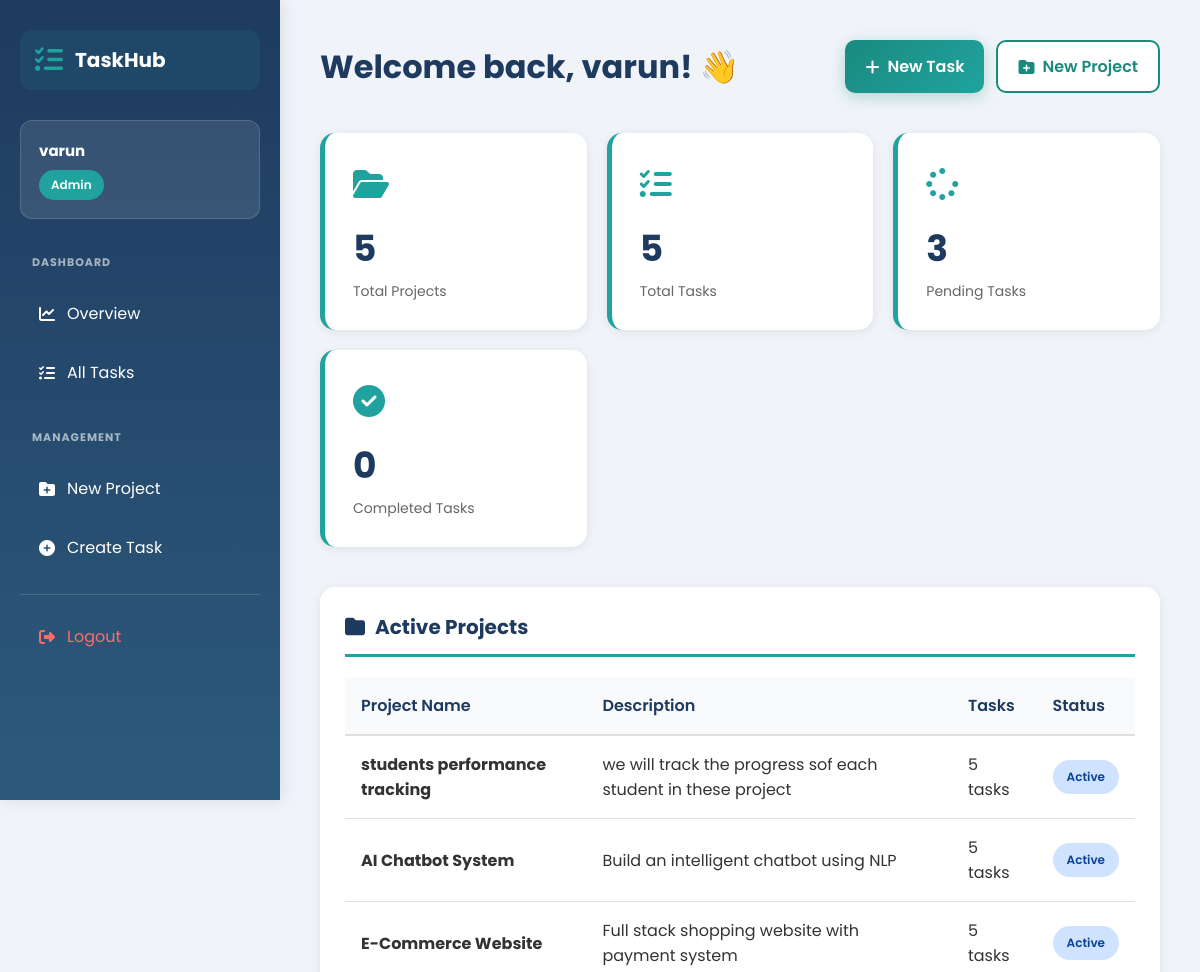
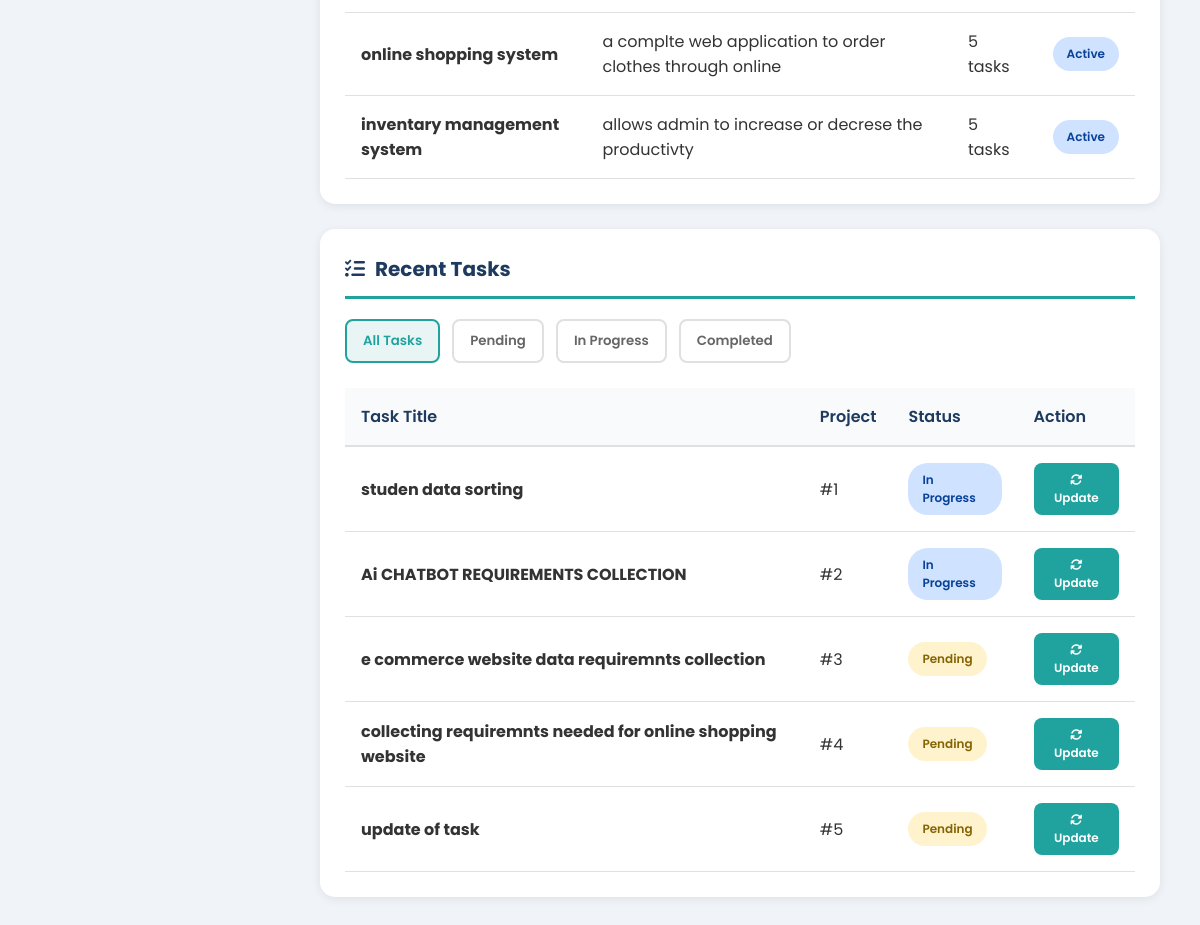
Page /dashboard (signed in) on the committed database (2 pictures, top to bottom).
### models.py (models this page shows)
class Project(db.Model):
    id = db.Column(db.Integer, primary_key=True)
    name = db.Column(db.String(100))
    description = db.Column(db.String(200))
    user_id = db.Column(db.Integer, db.ForeignKey('user.id'))

class Task(db.Model):
    id = db.Column(db.Integer, primary_key=True)
    title = db.Column(db.String(100))
    description = db.Column(db.String(200))
    status = db.Column(db.String(20), default="Pending")
    project_id = db.Column(db.Integer, db.ForeignKey('project.id'))
    assigned_to = db.Column(db.Integer, db.ForeignKey('user.id'))

### app.py (the view)
@app.route("/dashboard")
def dashboard():
    if 'user_id' not in session:
        return redirect("/login")
    projects = Project.query.all()
    tasks = Task.query.all()
    return render_template(
        "dashboard.html",
        name=session['name'],
        role=session['role'],
        projects=projects,
        tasks=tasks,
        total_projects=Project.query.count(),
        total_tasks=Task.query.count(),
        pending_tasks=Task.query.filter_by(status="Pending").count(),
        completed_tasks=Task.query.filter_by(status="Completed").count()
    )

### templates/dashboard.html (shortened to what this page needs)
<!DOCTYPE html>
<html>
<head>
    <link rel="stylesheet" href="https://cdnjs.cloudflare.com/ajax/libs/font-awesome/6.5.0/css/all.min.css">
</head>
<body>
<div class="sidebar">
    <div class="sidebar-header">
        <i class="fas fa-tasks"></i>
        <h2>TaskHub</h2>
    </div>
    <div class="user-card">
        <div class="name">{{ name }}</div>
        <span class="user-badge">{{ role }}</span>
    </div>
    <div class="nav-section">
        <div class="nav-title">Dashboard</div>
        <a href="/dashboard"><i class="fas fa-chart-line"></i> Overview</a>
        <a href="/tasks"><i class="fas fa-list-check"></i> All Tasks</a>
    </div>
    {% if role == 'Admin' %}
        <div class="nav-section">
            <div class="nav-title">Management</div>
            <a href="/create_project"><i class="fas fa-folder-plus"></i> New Project</a>
            <a href="/create_task"><i class="fas fa-plus-circle"></i> Create Task</a>
        </div>
    {% endif %}
    <hr>
    <div class="nav-section">
        <a href="/logout" style="color: #ff6b6b;"><i class="fas fa-sign-out-alt"></i> Logout</a>
    </div>
</div>
<div class="main">
    <div class="header">
        <div>
            <h1>Welcome back, {{ name }}! 👋</h1>
        </div>
        {% if role == 'Admin' %}
            <div class="header-actions">
                <a href="/create_task" class="btn btn-primary">
                    <i class="fas fa-plus"></i> New Task
                </a>
                <a href="/create_project" class="btn btn-secondary">
                    <i class="fas fa-folder-plus"></i> New Project
                </a>
            </div>
        {% endif %}
    </div>
    <div class="stats-grid">
        <div class="stat-card">
            <div class="stat-icon"><i class="fas fa-folder-open"></i></div>
            <div class="stat-value">{{ total_projects }}</div>
            <div class="stat-label">Total Projects</div>
        </div>
        <div class="stat-card">
            <div class="stat-icon"><i class="fas fa-tasks"></i></div>
            <div class="stat-value">{{ total_tasks }}</div>
            <div class="stat-label">Total Tasks</div>
        </div>
        <div class="stat-card">
            <div class="stat-icon"><i class="fas fa-spinner"></i></div>
            <div class="stat-value">{{ pending_tasks }}</div>
            <div class="stat-label">Pending Tasks</div>
        </div>
        <div class="stat-card">
            <div class="stat-icon"><i class="fas fa-check-circle"></i></div>
            <div class="stat-value">{{ completed_tasks }}</div>
            <div class="stat-label">Completed Tasks</div>
        </div>
    </div>
    {% if projects %}
        <div class="section">
            <div class="section-title">
                <i class="fas fa-folder"></i> Active Projects
            </div>
            <table>
                <thead>
                    <tr>
                        <th>Project Name</th>
                        <th>Description</th>
                        <th>Tasks</th>
                        <th>Status</th>
                    </tr>
                </thead>
                <tbody>
                    {% for project in projects %}
                        <tr>
                            <td><strong>{{ project.name }}</strong></td>
                            <td>{{ project.description if project.description else 'No description' }}</td>
                            <td><span class="status-badge">{{ tasks|length }} tasks</span></td>
                            <td><span class="status status-in-progress">Active</span></td>
                        </tr>
                    {% endfor %}
                </tbody>
            </table>
        </div>
    {% endif %}
    {% if tasks %}
        <div class="section">
            <div class="section-title">
                <i class="fas fa-list-check"></i> Recent Tasks
            </div>
            <div class="filters">
                <button class="filter-btn active" onclick="filterTasks('all')">All Tasks</button>
                <button class="filter-btn" onclick="filterTasks('Pending')">Pending</button>
                <button class="filter-btn" onclick="filterTasks('In Progress')">In Progress</button>
                <button class="filter-btn" onclick="filterTasks('Completed')">Completed</button>
            </div>
            <table>
                <thead>
                    <tr>
                        <th>Task Title</th>
                        <th>Project</th>
                        <th>Status</th>
                        <th>Action</th>
                    </tr>
                </thead>
                <tbody id="taskTableBody">
                    {% for task in tasks[:15] %}
                        <tr class="task-row" data-status="{{ task.status }}">
                            <td><strong>{{ task.title }}</strong></td>
                            <td>#{{ task.project_id }}</td>
                            <td><span class="status status-{{ task.status.lower().replace(' ', '-') }}">{{ task.status }}</span></td>
                            <td><button class="action-btn" onclick="toggleTask({{ task.id }})"><i class="fas fa-sync"></i> Update</button></td>
                        </tr>
                    {% endfor %}
                </tbody>
            </table>
        </div>
    {% endif %}
</div>
</body>
</html>

### templates/dashboard.html (style rules this page uses)
* { margin: 0; padding: 0; box-sizing: border-box; font-family: 'Poppins', sans-serif; }
body { min-height: 100vh; background: #f0f4f8; display: flex; }
.sidebar { width: 280px; background: linear-gradient(180deg, #1e3a5f 0%, #2d5a7b 100%); color: white; padding: 30px 20px; box-shadow: 2px 0 15px rgba(0, 0, 0, 0.1); position: fixed; height: 100vh; overflow-y: auto; }
.sidebar-header { display: flex; align-items: center; gap: 12px; margin-bottom: 30px; padding: 15px; background: rgba(32, 163, 158, 0.1); border-radius: 12px; }
.sidebar-header i { font-size: 28px; color: #20a39e; }
.sidebar-header h2 { font-size: 20px; font-weight: 700; }
.user-card { background: rgba(255, 255, 255, 0.1); padding: 18px; border-radius: 12px; margin-bottom: 25px; border: 1px solid rgba(255, 255, 255, 0.15); }
.user-card .name { font-weight: 700; font-size: 15px; margin-bottom: 8px; }
.user-badge { display: inline-block; background: #20a39e; color: white; padding: 6px 12px; border-radius: 20px; font-size: 12px; font-weight: 600; }
.nav-section { margin-bottom: 20px; }
.nav-title { font-size: 11px; color: rgba(255, 255, 255, 0.6); text-transform: uppercase; letter-spacing: 1px; padding: 10px 12px; font-weight: 700; }
.sidebar a { display: flex; align-items: center; gap: 12px; padding: 14px 16px; margin: 6px 0; color: white; text-decoration: none; border-radius: 10px; transition: 0.3s; border-left: 3px solid transparent; }
.sidebar hr { border: none; border-top: 1px solid rgba(255, 255, 255, 0.15); margin: 15px 0; }
.main { flex: 1; margin-left: 280px; padding: 40px; overflow-y: auto; }
.header { display: flex; justify-content: space-between; align-items: center; margin-bottom: 40px; flex-wrap: wrap; gap: 20px; }
.header h1 { font-size: 32px; color: #1e3a5f; font-weight: 700; }
.header-actions { display: flex; gap: 12px; }
.btn { padding: 12px 20px; border: none; border-radius: 10px; cursor: pointer; font-weight: 600; transition: 0.3s; display: flex; align-items: center; gap: 8px; text-decoration: none; }
.btn-primary { background: linear-gradient(135deg, #1a8a7f 0%, #20a39e 100%); color: white; box-shadow: 0 4px 15px rgba(26, 138, 127, 0.3); }
.btn-secondary { background: white; color: #1a8a7f; border: 2px solid #1a8a7f; }
.stats-grid { display: grid; grid-template-columns: repeat(auto-fit, minmax(240px, 1fr)); gap: 20px; margin-bottom: 40px; }
.stat-card { background: white; padding: 28px; border-radius: 15px; box-shadow: 0 2px 10px rgba(0, 0, 0, 0.08); border-left: 5px solid #20a39e; transition: 0.3s; }
.stat-icon { font-size: 32px; color: #20a39e; margin-bottom: 12px; }
.stat-value { font-size: 36px; font-weight: 700; color: #1e3a5f; margin-bottom: 5px; }
.stat-label { font-size: 14px; color: #666; }
.filters { display: flex; gap: 12px; margin-bottom: 25px; flex-wrap: wrap; }
.filter-btn { padding: 10px 16px; border: 2px solid #e0e0e0; background: white; border-radius: 8px; cursor: pointer; transition: 0.3s; font-weight: 600; color: #666; }
.filter-btn:hover, .filter-btn.active { border-color: #20a39e; background: #e8f5f4; color: #20a39e; }
.section { background: white; border-radius: 15px; padding: 25px; margin-bottom: 25px; box-shadow: 0 2px 10px rgba(0, 0, 0, 0.08); }
.section-title { font-size: 20px; color: #1e3a5f; margin-bottom: 20px; font-weight: 700; display: flex; align-items: center; gap: 10px; border-bottom: 3px solid #20a39e; padding-bottom: 12px; }
table { width: 100%; border-collapse: collapse; }
th { background: #f8fafb; padding: 16px; text-align: left; font-weight: 600; color: #1e3a5f; border-bottom: 2px solid #e0e0e0; }
td { padding: 16px; border-bottom: 1px solid #e0e0e0; color: #333; }
.status { padding: 8px 14px; border-radius: 20px; font-size: 12px; font-weight: 600; display: inline-block; }
.status-pending { background: #fff3cd; color: #856404; }
.status-in-progress { background: #cfe2ff; color: #084298; }
.action-btn { background: #20a39e; color: white; border: none; padding: 8px 14px; border-radius: 8px; cursor: pointer; font-size: 12px; font-weight: 600; transition: 0.3s; }

### rows in the picture
Project: name "students performance tracking", description "we will track the progress sof each student in these project", tasks "5"
Project: name "AI Chatbot System", description "Build an intelligent chatbot using NLP", tasks "5"
Project: name "E-Commerce Website", description "Full stack shopping website with payment system", tasks "5"
Project: name "online shopping system", description "a complte web application to order clothes through online", tasks "5"
Project: name "inventary management system", description "allows admin to increase or decrese the productivty", tasks "5"
Task: title "studen data sorting", project_id "1", status "In Progress"
Task: title "Ai CHATBOT REQUIREMENTS COLLECTION", project_id "2", status "In Progress"
Task: title "e commerce website data requiremnts collection", project_id "3", status "Pending"
Task: title "collecting requiremnts needed for online shopping website", project_id "4", status "Pending"
Task: title "update of task", project_id "5", status "Pending"

### other values in the picture
{{ name }} "varun"
{{ role }} "Admin"
{{ total_projects }} "5"
{{ total_tasks }} "5"
{{ pending_tasks }} "3"
{{ completed_tasks }} "0"
